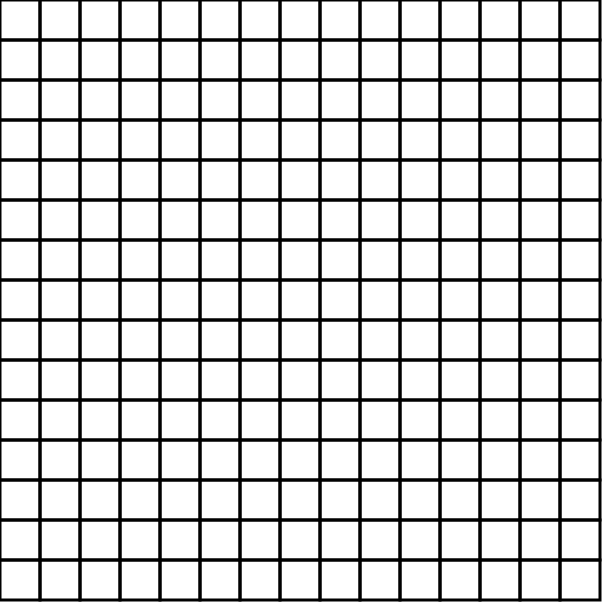
Frame 1 (no input)
Frame 60 (no input): identical to frame 1, image omitted
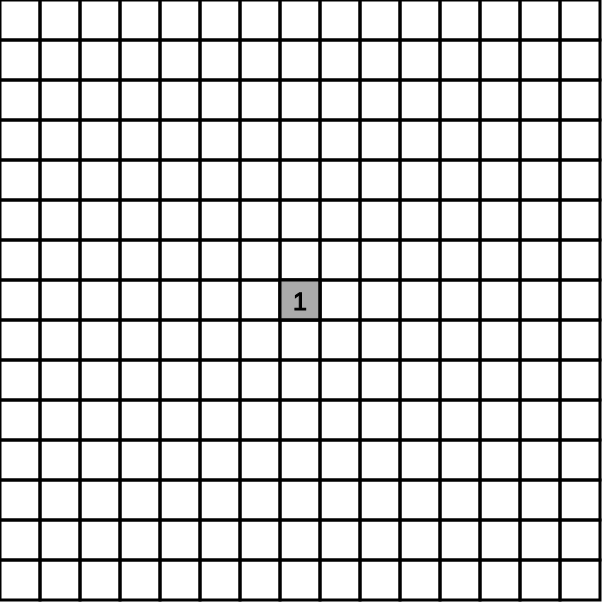
Frame 120 (the mouse pressed at the canvas centre since frame 60)

The p5.js sketch that drew these frames (run headless with seeded random() and noise() and a simulated clock; from frame 60 on, the mouse is pressed at the canvas centre):

// p5.js sketch
// ── sketch.js
const WIDTH = 40;
let canvasSize = 602;
let cols;
let rows;
let grid = [];
let gameDone = false;
let timer;
let counter;
let timeLeft = 60;

function setup() {
  createCanvas(canvasSize, canvasSize);
  cols = floor(canvasSize / WIDTH);
  rows = floor(canvasSize / WIDTH);
  generateCells();
  surrMines(grid, rows, cols);
}

function generateCells() {
  for (var i = 0; i < width; i++) {
    grid[i] = [];
    for (var j = 0; j < height; j++) {
      grid[i][j] = new Cell(i * WIDTH, j * WIDTH, WIDTH);
      grid[i][j].indexI = i;
      grid[i][j].indexJ = j;
    }
  }
}

function draw() {
  background(255);
  for (let i = 0; i < rows; i++)
    for (let j = 0; j < cols; j++)
      grid[i][j].show();
}

function mousePressed() {
  if (mouseButton == CENTER && gameDone == false) {
    for (let i = 0; i < rows; i++) {
      for (let j = 0; j < cols; j++) {
        if (grid[i][j].contains(mouseX, mouseY)) {
          grid[i][j].flagged = true;
        }
      }
    }
  }

  if (mouseButton == LEFT) {
    if (gameDone) {
      if (mouseX > 0 && mouseX < canvasSize && mouseY > 0 && mouseY < canvasSize) {
        for (let i = 0; i < rows; i++)
          for (let j = 0; j < cols; j++)
            grid[i][j].revealed = false;
        generateCells();
        surrMines(grid, rows, cols);
        gameDone = false;
      }
    } else {

      for (let i = 0; i < rows; i++) {
        for (let j = 0; j < cols; j++) {
          if (grid[i][j].contains(mouseX, mouseY)) {
            zero(grid[i][j]);
            grid[i][j].flagged = false;
            grid[i][j].revealed = true;
            if (grid[i][j].mine) {
              for (let i = 0; i < rows; i++) {
                for (let j = 0; j < cols; j++) {
                  grid[i][j].revealed = true;
                }
              }
              gameDone = true;
              alert("Uh oh, you hit a mine! :c");
            }
          }
        }
      }
    }
  }
}

function zero(x) {
  if (x.mineNum == 0) {
    x.revealed = true;
    for (let i = x.indexI - 1; i < x.indexI + 1; i++) {
      for (let j = x.indexJ - 1; j < x.indexJ + 1; j++) {
        zero(x);
      }
    }
  } else {
    return;
  }
}

function surrMines(x, rows, cols) {
  for (let i = 0; i < rows; i++) {
    for (let j = 0; j < cols; j++) {
      if (i > 0 && j > 0 && i < rows - 1 && j < cols - 1) {
        for (let k = i - 1; k <= i + 1; k++) {
          for (let l = j - 1; l <= j + 1; l++) {
            if (x[k][l].mine)
              x[i][j].mineNum++;
          }
        }
      } else if (i == 0 && j == 0) {
        for (let k = i; k <= i + 1; k++) {
          for (let l = j; l <= j + 1; l++) {
            if (x[k][l].mine)
              x[i][j].mineNum++;
          }
        }
      } else if (i == rows - 1 && j == cols - 1) {
        for (let k = i - 1; k <= i; k++) {
          for (let l = j - 1; l <= j; l++) {
            if (x[k][l].mine)
              x[i][j].mineNum++;
          }
        }
      } else if (i == 0) {
        for (let k = i; k <= i + 1; k++) {
          for (let l = j - 1; l <= j + 1; l++) {
            if (x[k][l].mine)
              x[i][j].mineNum++;
          }
        }
      } else if (j == 0) {
        for (let k = i - 1; k <= i + 1; k++) {
          for (let l = j; l <= j + 1; l++) {
            if (x[k][l].mine)
              x[i][j].mineNum++;
          }
        }
      } else if (i == rows - 1) {
        for (let k = i - 1; k <= i; k++) {
          for (let l = j - 1; l <= j + 1; l++) {
            if (x[k][l].mine)
              x[i][j].mineNum++;
          }
        }
      } else if (j == cols - 1) {
        for (let k = i - 1; k <= i + 1; k++) {
          for (let l = j - 1; l <= j; l++) {
            if (x[k][l].mine)
              x[i][j].mineNum++;
          }
        }
      }
    }
  }
}

// ── cell.js
class Cell {
  constructor(x, y, width) {
    this.x = x;
    this.y = y;
    this.indexI = 0;
    this.indexJ = 0;
    this.width = width;
    if (random(1) < 0.2) {
      this.mine = true;
    } else {
      this.mine = false;
    }
    this.revealed = false;
    this.flagged = false;
    this.mineNum = 0;
  }

  show() {
    strokeWeight(3);
    stroke(0);
    noFill();
    rect(this.x, this.y, this.width, this.width);

    if (this.revealed) {
      if (this.mine) {
        fill(255, 0, 0);
        strokeWeight(2);
        ellipse(this.x + this.width / 2, this.y + this.width / 2, this.width * 0.5);
      } else {
        fill(170);
        rect(this.x, this.y, this.width, this.width);
        textSize(25);
        fill(0);
        strokeWeight(1);
        if (this.mineNum != 0)
          text(this.mineNum, this.x - 7 + this.width / 2, this.y + this.width - 10);
      }
    }

    if (this.flagged) {
      fill(28, 88, 255);
      strokeWeight(2);
      rect(this.x + 10, this.y + 10, 20, 20);
    }
  }

  contains(x, y) {
    return x > this.x && y > this.y && x < this.x + this.width &&
      y < this.y + this.width;
  }
}
